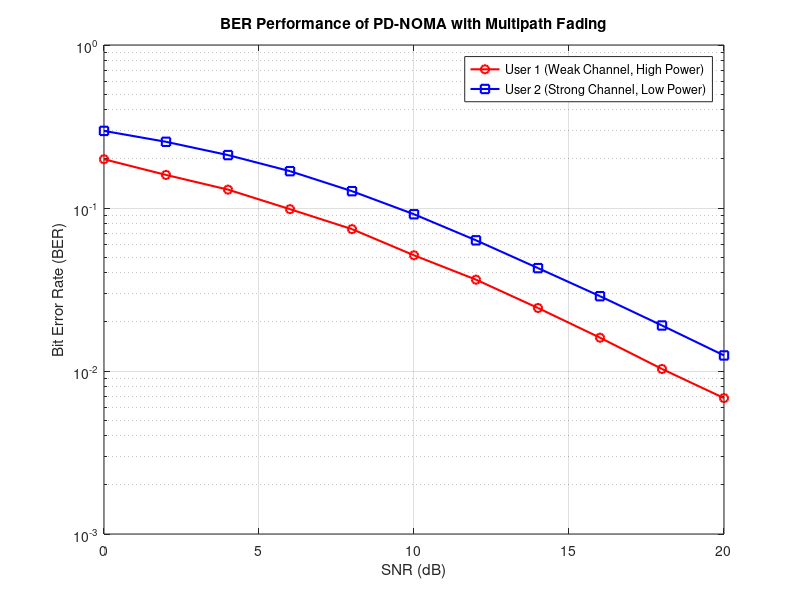
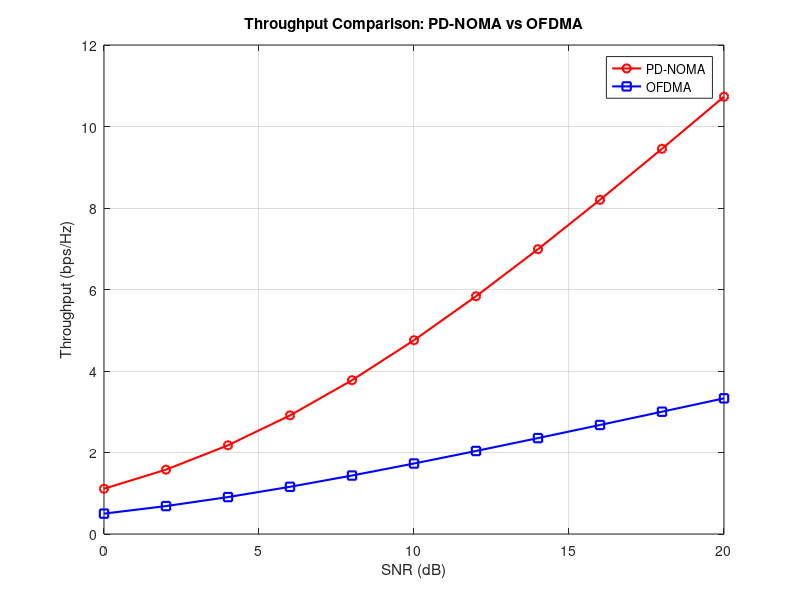

Reproduce these figures in MATLAB, in order.
clc; clear; close all;
%% Parameters
N = 10^5; % Number of bits
SNR_dB = 0:2:20; % SNR range in dB
SNR = 10.^(SNR_dB/10); % Convert to linear scale
alpha1 = 0.8; % Power allocation for User 1 (stronger power, weaker channel)
alpha2 = 1 - alpha1; % Power allocation for User 2 (weaker power, stronger channel)
M = 4; % QPSK modulation (4 symbols)

%% Channel: Rayleigh Fading
h1 = (randn(1, N) + 1j * randn(1, N)) / sqrt(2); % User 1 channel
h2 = (randn(1, N) + 1j * randn(1, N)) / sqrt(2); % User 2 channel

%% BER and Throughput Initialization
BER_user1 = zeros(1, length(SNR));
BER_user2 = zeros(1, length(SNR));
Throughput_NOMA = zeros(1, length(SNR));
Throughput_OFDMA = zeros(1, length(SNR));
for i = 1:length(SNR)
    % Transmit signal (QPSK)
    bits1 = randi([0 1], 1, N);
    bits2 = randi([0 1], 1, N);
    s1 = sqrt(alpha1) * (2*bits1 - 1); % BPSK User 1
    s2 = sqrt(alpha2) * (2*bits2 - 1); % BPSK User 2
    x_noma = s1 + s2; % Superposed signal
    % Multipath Rayleigh channel + AWGN
    noise_var = 1/SNR(i);
    noise = sqrt(noise_var/2) * (randn(1, N) + 1j * randn(1, N));
    y1 = h1 .* x_noma + noise; % User 1 received signal
    y2 = h2 .* x_noma + noise; % User 2 received signal
    % Successive Interference Cancellation (SIC) at User 2
    y2_sic = y2 - sqrt(alpha1) * h2 .* (2*bits1 - 1); % Remove User 1's signal
    detected_bits1 = real(y1 ./ h1) > 0;
    detected_bits2 = real(y2_sic ./ h2) > 0;
    % BER Calculation
    BER_user1(i) = sum(bits1 ~= detected_bits1) / N;
    BER_user2(i) = sum(bits2 ~= detected_bits2) / N;
    % Shannon Capacity for Throughput Analysis
    Throughput_NOMA(i) = log2(1 + SNR(i) * alpha1) + log2(1 + SNR(i) * alpha2);
    Throughput_OFDMA(i) = 0.5 * log2(1 + SNR(i)); % Equal bandwidth split for OFDMA
end

%% Plot BER Performance
figure;
semilogy(SNR_dB, BER_user1, 'ro-', 'LineWidth', 1.5); hold on;
semilogy(SNR_dB, BER_user2, 'bs-', 'LineWidth', 1.5);
xlabel('SNR (dB)'); ylabel('Bit Error Rate (BER)');
title('BER Performance of PD-NOMA with Multipath Fading');
legend('User 1 (Weak Channel, High Power)', 'User 2 (Strong Channel, Low Power)');
grid on;

%% Plot Throughput Comparison
figure;
plot(SNR_dB, Throughput_NOMA, 'r-o', 'LineWidth', 1.5); hold on;
plot(SNR_dB, Throughput_OFDMA, 'b-s', 'LineWidth', 1.5);
xlabel('SNR (dB)'); ylabel('Throughput (bps/Hz)');
title('Throughput Comparison: PD-NOMA vs OFDMA');
legend('PD-NOMA', 'OFDMA');
grid on;